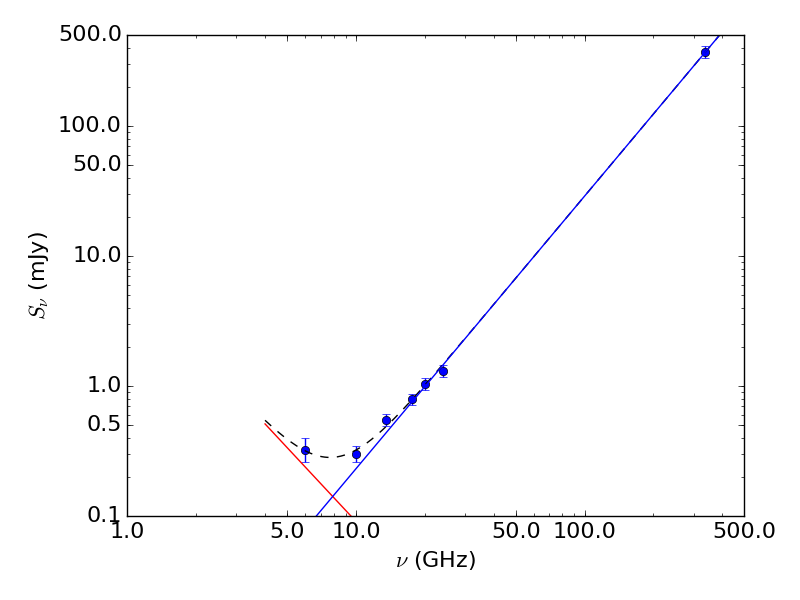

Python code for this plot:
import numpy as np
import matplotlib.pyplot as plt
import matplotlib
import scipy.optimize

# Function for finding reduced chi-squared values
def reduced_chisquared(observed, expected, errors, no_parameters):
	dof = len(observed) - no_parameters
#	print dof
	sum_square_deviations = 0.0

	for i in range(len(observed)):
		square_deviation = (observed[i] - expected[i])**2 / errors[i]**2
		sum_square_deviations += square_deviation
#		print square_deviation
#		print sum_square_deviations
	
	red_chi_squared = sum_square_deviations/dof
#	print red_chi_squared
	return red_chi_squared
	
"""
# Combined power law spectrum
def combined_power_law_fit(freq, alpha_low, alpha_high, K_1, K_2):
	log_flux = np.log10(K_1*freq**alpha_low + K_2*freq**alpha_high)
	return log_flux
"""
# Combined power law spectrum with low freq. spec. ind. fixed to 0
def combined_power_law_fit(freq, alpha_high, K_1, K_2):
	log_flux = np.log10(K_1*freq**(-0.1) + K_2*freq**alpha_high)
	return log_flux

# Flux values
#flux = np.array([0.32, 0.30, 0.55, 0.79, 1.04, 1.31, 8.83, 11.41, 372.0])
flux = np.array([0.32, 0.30, 0.55, 0.79, 1.04, 1.31, 372.0])
flux_err = np.array([0.06, 0.03, 0.02, 0.02, 0.04, 0.05, 15.0])

# Add in quadrature 10% absolute flux calibration error
flux_err = np.sqrt(flux_err**2 + (0.1*flux)**2)
print("Errors: ", flux_err)

# Logs of flux densities for the log-log graph
log_flux = np.log10(flux)
log_flux_err = (flux_err) / (flux * np.log(10))

# Frequencies that flux was measured at (X data)
freq = np.array([6.0, 10.0, 13.5, 17.5, 20.0, 24.0, 336.0])

# Log of frequencies for the log-log graph
log_freq = np.log10(freq)

############## 2. Find spectral index in each part of spectrum #################
################################################################################
#init_guess = [0.5, 2.0, 1.0, 0.01]
init_guess = [2.0, 1.0, 0.01]
popt, pcov = scipy.optimize.curve_fit(combined_power_law_fit, freq, log_flux, init_guess)
print(popt)
#alpha_low, alpha_high, K_1, K_2 = popt
alpha_low=-0.1
alpha_high, K_1, K_2 = popt
print("Low frequency spec. ind.: ", alpha_low)
print("High frequency spec. ind.: ", alpha_high)

############## 6. Plot all the spectra in graphs ############################### 
#############################################################################

# Make major tick labels in log-log graph corresponding to frequencies listed in following array
new_x_tick_labels=np.array([1.0, 5.0, 10.0, 50.0, 100.0, 500.0])
# Minor tick labels every 1 GHz from 1 - 10 GHz, every 10 GHz from 10 - 100 GHz, and every 100 GHz from 100 - 500 GHz
new_x_minor_tick_labels = np.concatenate((np.arange(1.0, 10.0, 1.0), np.arange(10.0, 100.0, 10.0), np.arange(100.0, 500.0, 100.0)))
# Get log of frequencies for tick labels so they can be applied to get corresponding tick locations in the log-log graph
new_x_tick_locations=np.log10(new_x_tick_labels*(1.0))
new_x_minor_tick_locations=np.log10(new_x_minor_tick_labels*(1.0))

# Make major tick labels in log-log graph corresponding to flux densities listed in following array
new_y_tick_labels=np.array([0.1, 0.5, 1.0, 10.0, 50.0, 100.0, 500.0])
# Minor tick labels every 10 uJy from 10 - 100 uJy and every 100 uJy from 100 - 1500 uJy
new_y_minor_tick_labels=np.concatenate((np.arange(0.1,1.0,0.1), np.arange(1.0, 10.0, 1.0), np.arange(10.0, 100.0, 10.0), np.arange(100.0, 500.0, 100.0)))
# Get log of flux densities for tick labels so they can be applied to get corresponding tick locations in the log-log graph
new_y_tick_locations=np.log10(new_y_tick_labels)
new_y_minor_tick_locations=np.log10(new_y_minor_tick_labels)


############## 8. Plot the spectrum with all fits  ##################
#####################################################################

#Makes ticks point inwards
matplotlib.rcParams['xtick.direction'] = 'in'
matplotlib.rcParams['ytick.direction'] = 'in'
# Makes all text non-italic
matplotlib.rcParams.update({'mathtext.default': 'regular'})
# Sets font size of all text on graph
matplotlib.rcParams.update({'font.size': 16})
plt.rc('legend', fontsize=16)

# Plot data values
#fig = plt.figure(5, figsize=[9.6,6.3])
fig = plt.figure(5)
ax = fig.add_subplot(111)
plt.errorbar(log_freq, log_flux, yerr=log_flux_err, fmt='bo')

# Plot spectral fit
# Make array of frequencies to plot spectral fit
freq_samples = np.arange(4.0, 400.0, 0.1)
#spectral_fit = combined_power_law_fit(freq_samples, alpha_low, alpha_high, K_1, K_2)
spectral_fit = combined_power_law_fit(freq_samples, alpha_high, K_1, K_2)

# Plot combined spectral fit over all frequencies
plt.plot(np.log10(freq_samples), spectral_fit, 'k--')

# Plot low freq. spectral fit
plt.plot(np.log10(freq_samples), alpha_low*np.log10(freq_samples) + np.log10(K_1), 'r-')

# Plot high freq. spectral fit
plt.plot(np.log10(freq_samples), alpha_high*np.log10(freq_samples) + np.log10(K_2), 'b-')

# Set axes for the log-log graph by getting log of upper and lower limits for axes
plt.axis(np.log10([1.0, 500.0, 0.1, 500.0]))

# Apply major and minor ticks for x and y axes
ax.set_xticks(new_x_tick_locations)
ax.set_xticklabels(new_x_tick_labels)
ax.set_xticks(new_x_minor_tick_locations, minor=True)
ax.set_yticks(new_y_tick_locations)
ax.set_yticklabels(new_y_tick_labels)
ax.set_yticks(new_y_minor_tick_locations, minor=True)

plt.xlabel(r'$\mathit{\nu}$ (GHz)')
plt.ylabel(r'$\mathit{S_{\nu}}\ (mJy$)')

plt.tight_layout()				# Make everything fit in window
plt.savefig('spectrum_L1551_NE_1_fixed_low_spec_ind.png')

plt.show()
